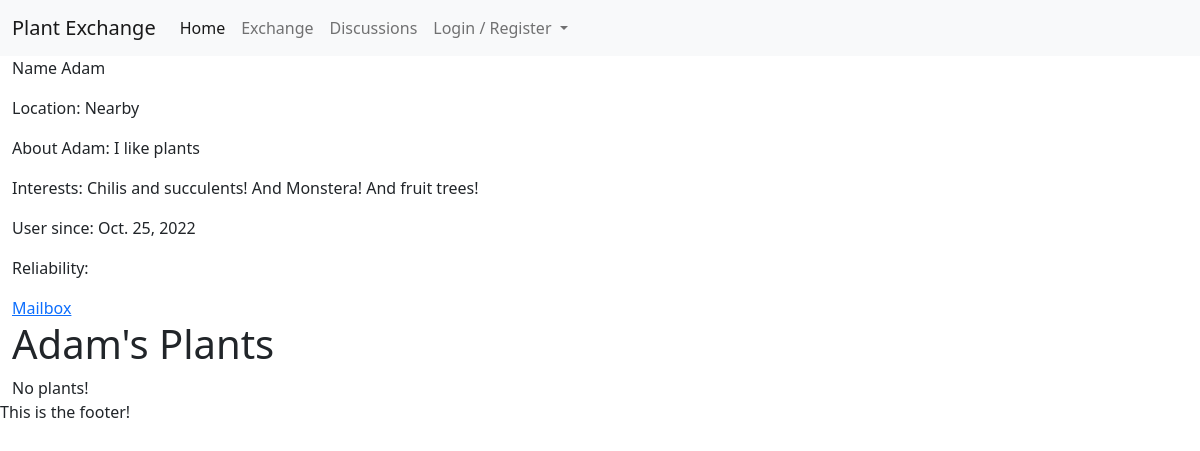
The page /profiles/1 on the database its author committed.
### profiles/models.py (models this page shows, shortened)
class Profile(models.Model):
    user = models.OneToOneField(User, on_delete=models.CASCADE)
    name = models.CharField(max_length=20, null=True, blank=True)
    location = models.CharField(max_length=40, null=True, blank=True, default='Private')
    about_me = models.CharField(max_length=140, null=True, blank=True)
    interested_in = models.CharField(max_length=140, null=True, blank=True)
    created_on = models.DateField(auto_now_add=True)
    def __str__(self):
        return f"{self.name}"

### profiles/views.py (the view)
# urls.py: path('<user_id>', views.ProfileView.as_view(), name='profile'),
class ProfileView(View):
    def get(self, request, user_id):
        profile = get_object_or_404(Profile, user=user_id)
        plants = Plant.objects.filter(owner=user_id).order_by('-added_on')
        template_name = 'profiles/profile.html'
        context = {
            'profile': profile,
            'plants': plants,
            }
        return render(request, template_name, context)

### profiles/templates/profiles/profile.html (shortened to what this page needs)
{% extends 'base.html' %}
{% block content %}
<section class="container-fluid">
    <div class="col-12">
        <p>Name {{ profile.name }}</p>
        <p>Location: {{ profile.location }}</p>
        <p>About {{profile.name}}: {{ profile.about_me }}</p>
        <p>Interests: {{ profile.interested_in }}</p>
        <p>User since: {{ profile.created_on }}</p>
        <p>Reliability: {{ profile.rating }}</p>
    </div>
    <a href="{% url 'profiles:mailbox'%}">Mailbox</a>
</section>
<section class="container-fluid">
    <div class="col-12">
        <h1>{{ profile }}'s Plants</h1>
        {% for plant in plants %}
        No plants!
        {% endfor %}
    </div>
</section>
{% endblock content %}

### rows shown on the page
Profile: name "Adam", location "Nearby", about_me "I like plants", interested_in "Chilis and succulents! And Monstera! And fruit trees!", created_on "Oct. 25, 2022"
